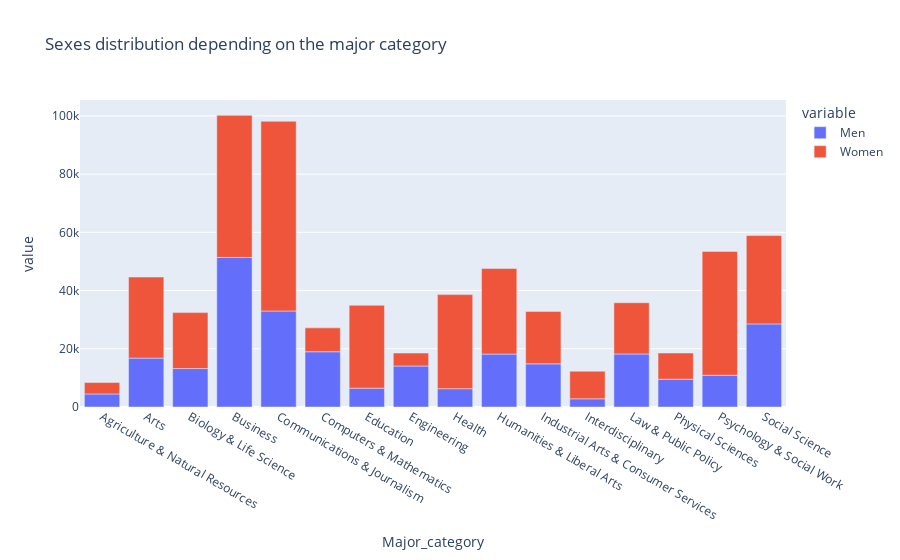

This figure's notebook cell:
### Code cell
# распределение полов по направлениям

test = px.bar(major_by_gender, title='Sexes distribution depending on the major category')
test.show()

### Figure 1 — Plotly figure (JSON) as saved in the notebook; plotly's stock layout.template omitted (floating-point values rounded to 4 significant figures)
{"data": [{"alignmentgroup": "True", "hovertemplate": "variable=Men<br>Major_category=%{x}<br>value=%{y}<extra></extra>", "legendgroup": "Men", "marker": {"color": "#636efa", "pattern": {"shape": ""}}, "name": "Men", "offsetgroup": "Men", "orientation": "v", "showlegend": true, "textposition": "auto", "type": "bar", "x": ["Agriculture & Natural Resources", "Arts", "Biology & Life Science", "Business", "Communications & Journalism", "Computers & Mathematics", "Education", "Engineering", "Health", "Humanities & Liberal Arts", "Industrial Arts & Consumer Services", "Interdisciplinary", "Law & Public Policy", "Physical Sciences", "Psychology & Social Work", "Social Science"], "xaxis": "x", "y": [4484.0, 16800.0, 13210.0, 51370.0, 32980.0, 18975, 6470.0, 14080.0, 6293.0, 18190.0, 14830.0, 2817, 18230.0, 9539, 10900.0, 28540.0], "yaxis": "y"}, {"alignmentgroup": "True", "hovertemplate": "variable=Women<br>Major_category=%{x}<br>value=%{y}<extra></extra>", "legendgroup": "Women", "marker": {"color": "#EF553B", "pattern": {"shape": ""}}, "name": "Women", "offsetgroup": "Women", "orientation": "v", "showlegend": true, "textposition": "auto", "type": "bar", "x": ["Agriculture & Natural Resources", "Arts", "Biology & Life Science", "Business", "Communications & Journalism", "Computers & Mathematics", "Education", "Engineering", "Health", "Humanities & Liberal Arts", "Industrial Arts & Consumer Services", "Interdisciplinary", "Law & Public Policy", "Physical Sciences", "Psychology & Social Work", "Social Science"], "xaxis": "x", "y": [3918.0, 27840.0, 19210.0, 48810.0, 65170, 8208.0, 28480.0, 4458.0, 32310.0, 29370.0, 18000.0, 9479, 17600.0, 9009.0, 42540.0, 30348], "yaxis": "y"}], "layout": {"barmode": "relative", "legend": {"title": {"text": "variable"}, "tracegroupgap": 0}, "title": {"text": "Sexes distribution depending on the major category"}, "xaxis": {"anchor": "y", "domain": [0, 1], "title": {"text": "Major_category"}}, "yaxis": {"anchor": "x", "domain": [0, 1], "title": {"text": "value"}}}}
